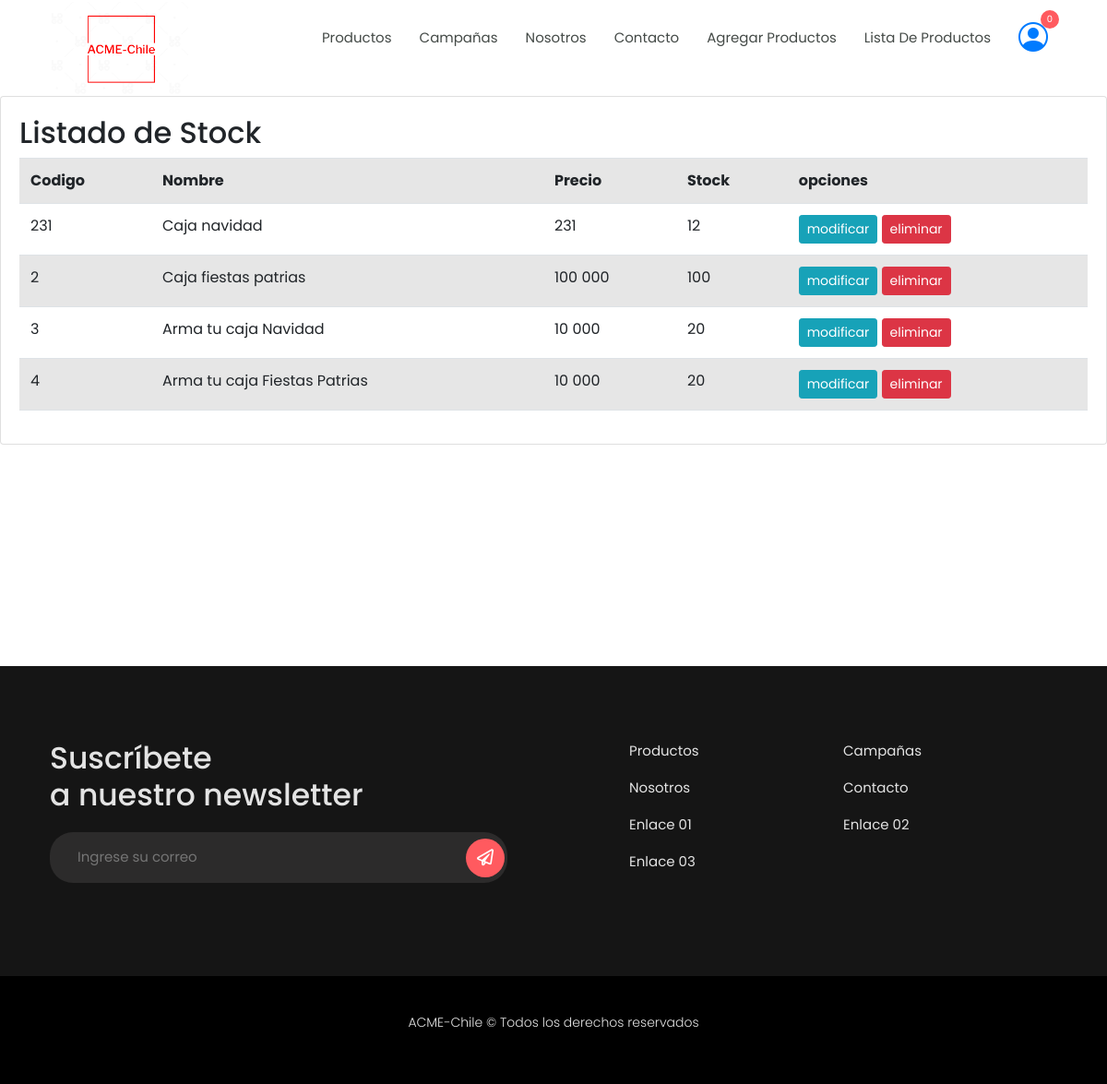
Screenshot of /listar-productos/ with the database file from the repository.
### acne/models.py (models this page shows, shortened)
class Producto(models.Model):
    codigo = models.CharField(primary_key=True, max_length=10, verbose_name="Codigo")
    nombre = models.CharField(max_length=50, verbose_name="Nombre")
    precio = models.IntegerField(verbose_name="Precio")
    stock = models.IntegerField(verbose_name="Stock")
    categoria = models.ForeignKey(Categoria, on_delete=models.CASCADE, verbose_name="Categoria")
    imagen = models.ImageField(upload_to="productos", null=True, blank=True, verbose_name="Imagen")

### acne/views.py (the view)
# urls.py: path('listar-productos/', listar_productos, name="listar_productos"),
def listar_productos(request):
    productos = Producto.objects.all()
    page = request.GET.get('page', 1)
    try:
        paginator = Paginator(productos, 5)
        productos = paginator.page(page)
    except:
        raise Http404
    data = {
        'entity':productos,
        'paginator': paginator
    }
    return render(request, 'app/producto/listar.html', data)

### acne/templates/app/producto/listar.html (shortened to what this page needs)
{% extends 'app/base.html' %}
{% block contenido %}
<div class="card">
    <div class="card-body">
        <h2>Listado de Stock</h2>
        <table class="table table-striped table-hover table-responisve-sm">
            <tr>
                <th>Codigo</th>
                <th>Nombre</th>
                <th>Precio</th>
                <th>Stock</th>
                <th>opciones</th>
            </tr>
            {% for p in entity %}
            <tr>
                <td>{{ p.codigo }}</td>
                <td>{{ p.nombre }}</td>
                <td>{{ p.precio }}</td>
                <td>{{ p.stock }}</td>
                <td>
                    <a href="{% url 'modificar_producto' p.codigo %}" class="btn btn-info btn-sm">modificar</a>
                    <a href="{% url 'eliminar_producto' p.codigo %}" onclick="return confirm('¿Seguro que quieres eliminarlo?');"
   class="btn btn-danger btn-sm">eliminar</a>
            </tr>
            {% endfor %}
        </table>
    </div>
</div><br><br><br><br><br><br><br><br><br><br>
{% endblock %}

### acne/static/app/css/style.css (style rules this page uses)
:root { --color-principal: #FF5A5F; --color-primary-hover:#d64246; --color-verde:#04A75B; --color-negro: #444A47; --color-fondo: #F7F9FD; --color-footer: #151515; }
* { padding: 0px; margin: 0; }
body { font-family: 'Poppins', sans-serif; }
.hm-wrapper, body { min-height: 100%; }
a { text-decoration: none; }

### rows the page displays
Producto: codigo "231", nombre "Caja navidad", precio "231", stock "12"
Producto: codigo "2", nombre "Caja fiestas patrias", precio "100 000", stock "100"
Producto: codigo "3", nombre "Arma tu caja Navidad", precio "10 000", stock "20"
Producto: codigo "4", nombre "Arma tu caja Fiestas Patrias", precio "10 000", stock "20"
